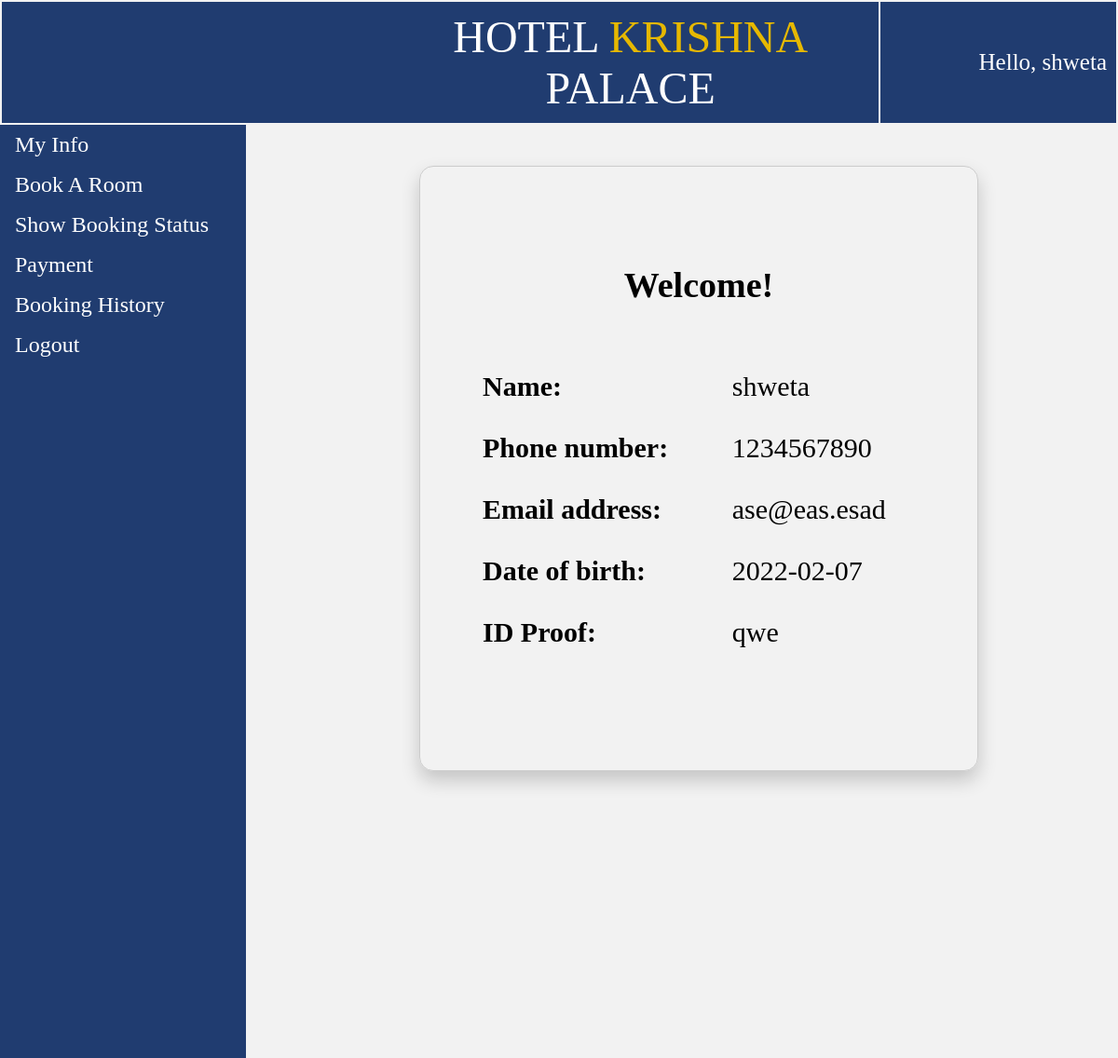
The page /user_view.php on the database its author committed.
### tables this page shows
CREATE TABLE `temp_session` (
  `phone` int(11) NOT NULL,
  `password` varchar(20) NOT NULL,
  `name` varchar(20) NOT NULL,
  `email` varchar(30) NOT NULL,
  `idproof` varchar(20) NOT NULL,
  `dob` date NOT NULL
);

### user_view.php (the view, shortened to what this page needs)
<!DOCTYPE html>
<html>
<head>
</head>
<body>
	<?php
		$conn = new mysqli("localhost","root","", "iwp");
		$sql = "SELECT * from temp_session";
		$result=mysqli_query($conn, $sql);
		$row=mysqli_fetch_row($result); ?>
	<table style="width: 100%;">
		<tr>
			<td id="td1" style="padding: 10px; font-size: 48px; position: sticky; z-index: 1; 	padding-left: 35%;">HOTEL <p style="color: #e6b800; display: inline;">KRISHNA</p> PALACE</td>
			<td id="td1" style="font-size: 25px; text-align: right;">Hello, <?php echo $row[2]; ?></td>
		</tr>
	</table>
	<ul>
		<li><a href="user_view.php">My Info</a></li>
		<li><a href="bookroom.php">Book A Room</a></li>
		<li><a href="user_room_status.php">Show Booking Status</a></li>
		<li><a href="user_payment.php">Payment</a></li>
		<li><a href="user_booking_history.php">Booking History</a></li>
		<li><a href="index.php">Logout</a></li>
	</ul>
	<div style="margin-left:25%;padding:1px 16px;height:1000px;">
			<table  class="basic_box decor">
				<tr>
					<td colspan="2"><p style="font-size: 38px; text-align: center;"><b>Welcome!</b></p>
				</td>
				<tr>
					<td><b>Name: </b></td>
					<td><?php echo $row[2] ?><br></td>
				</tr>
				<tr>
					<td><b>Phone number: </b></td>
					<td><?php echo $row[0] ?><br></td>
				</tr>
				<tr>
					<td><b>Email address: </b></td>
					<td><?php echo $row[3] ?><br></td>
				</tr>
				<tr>
					<td><b>Date of birth: </b></td>
					<td><?php echo $row[5] ?><br></td>
				</tr>
				<tr>
					<td><b>ID Proof: </b></td>
					<td><?php echo $row[4] ?><br></td>
				</tr>
				<tr><td></td></tr><tr><td></td></tr>
			</table>
	</div>
</body>
</html>

### user_view.php (style rules this page uses)
body { margin: 0; background: #f2f2f2; }
table { font-size: 30px; }
td { padding: 15px; }
#td1 { background-color: rgba(09,41,98,0.9); color: white; border: 10px; margin-top: -10px; padding: 10px; text-align: center; }
ul { margin: 0; padding: 0; width: 22%; font-size: 24px; background-color: rgba(09,41,98,0.9); text-decoration: none; position: fixed; height: 100%; overflow: auto; }
li { color: white; }
li a { display: block; color: white; padding: 8px 16px; text-decoration: none; }
.basic_box { border: 1px solid #ccc; border-radius: 15px; margin: auto; width: 600px; padding: 50px; box-shadow: 0 10px 20px rgba(0,0,0,0.19); }
.decor { font-family: Times New Roman; }

### rows shown on the page
temp_session: name "shweta", phone "1234567890", email "ase@eas.esad", dob "2022-02-07", idproof "qwe"
